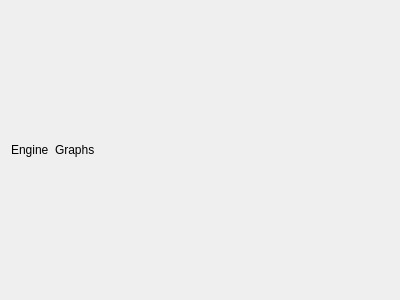
<?xml version="1.0" encoding="UTF-8"?>
<ui version="4.0">
 <class>Form</class>
 <widget class="QWidget" name="Form">
  <property name="geometry">
   <rect>
    <x>0</x>
    <y>0</y>
    <width>400</width>
    <height>300</height>
   </rect>
  </property>
  <property name="windowTitle">
   <string>Form</string>
  </property>
  <property name="autoFillBackground">
   <bool>true</bool>
  </property>
  <layout class="QHBoxLayout" name="horizontalLayout_2">
   <item>
    <layout class="QHBoxLayout" name="horizontalLayout">
     <item>
      <widget class="QLabel" name="label">
       <property name="text">
        <string>Engine</string>
       </property>
      </widget>
     </item>
     <item>
      <widget class="QLabel" name="label_2">
       <property name="text">
        <string>Graphs</string>
       </property>
      </widget>
     </item>
     <item>
      <spacer name="horizontalSpacer">
       <property name="orientation">
        <enum>Qt::Horizontal</enum>
       </property>
       <property name="sizeHint" stdset="0">
        <size>
         <width>40</width>
         <height>20</height>
        </size>
       </property>
      </spacer>
     </item>
    </layout>
   </item>
  </layout>
 </widget>
 <resources/>
 <connections/>
</ui>
